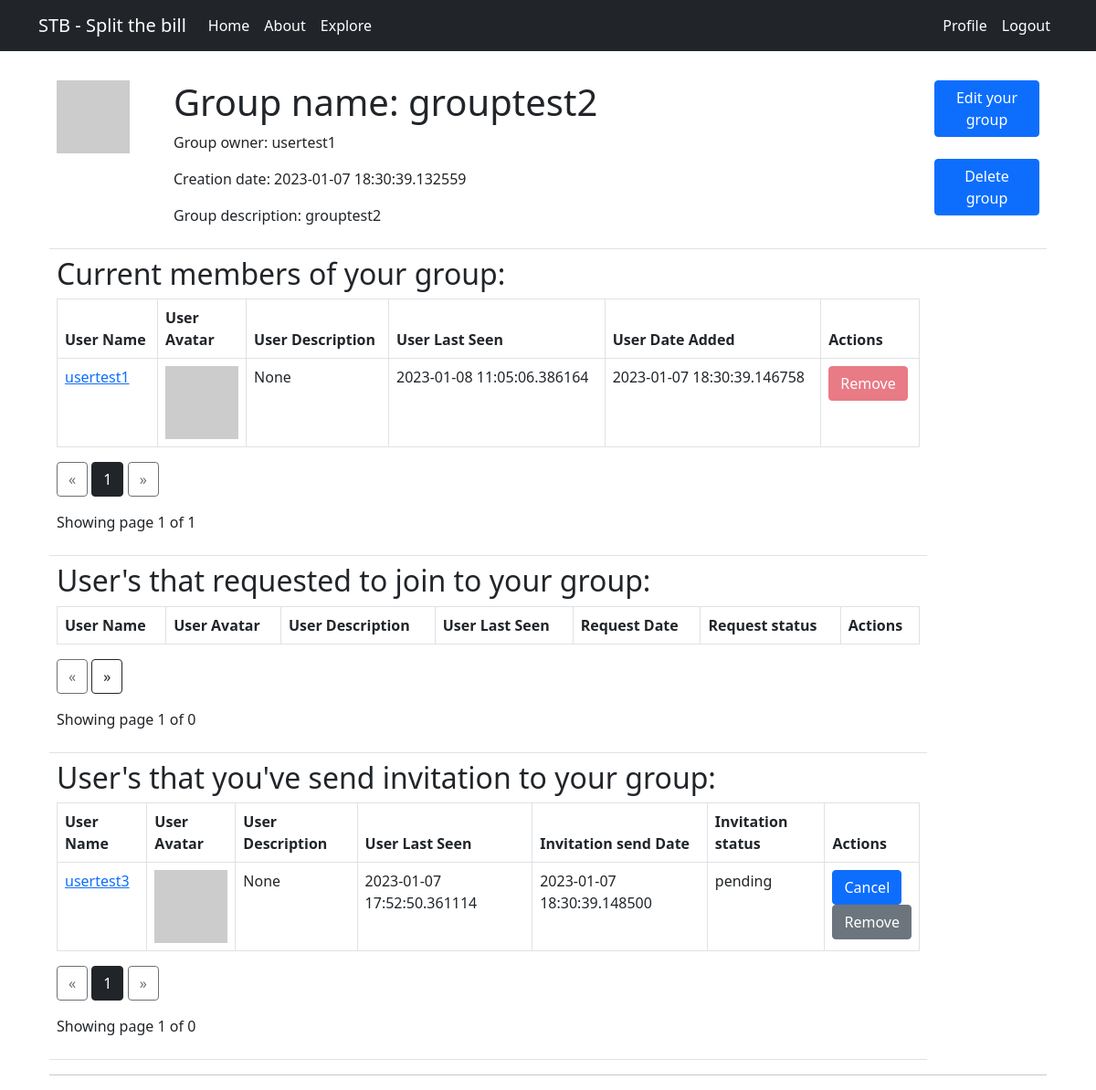
/group/grouptest2 (signed in), run on an earlier commit of the app's database.
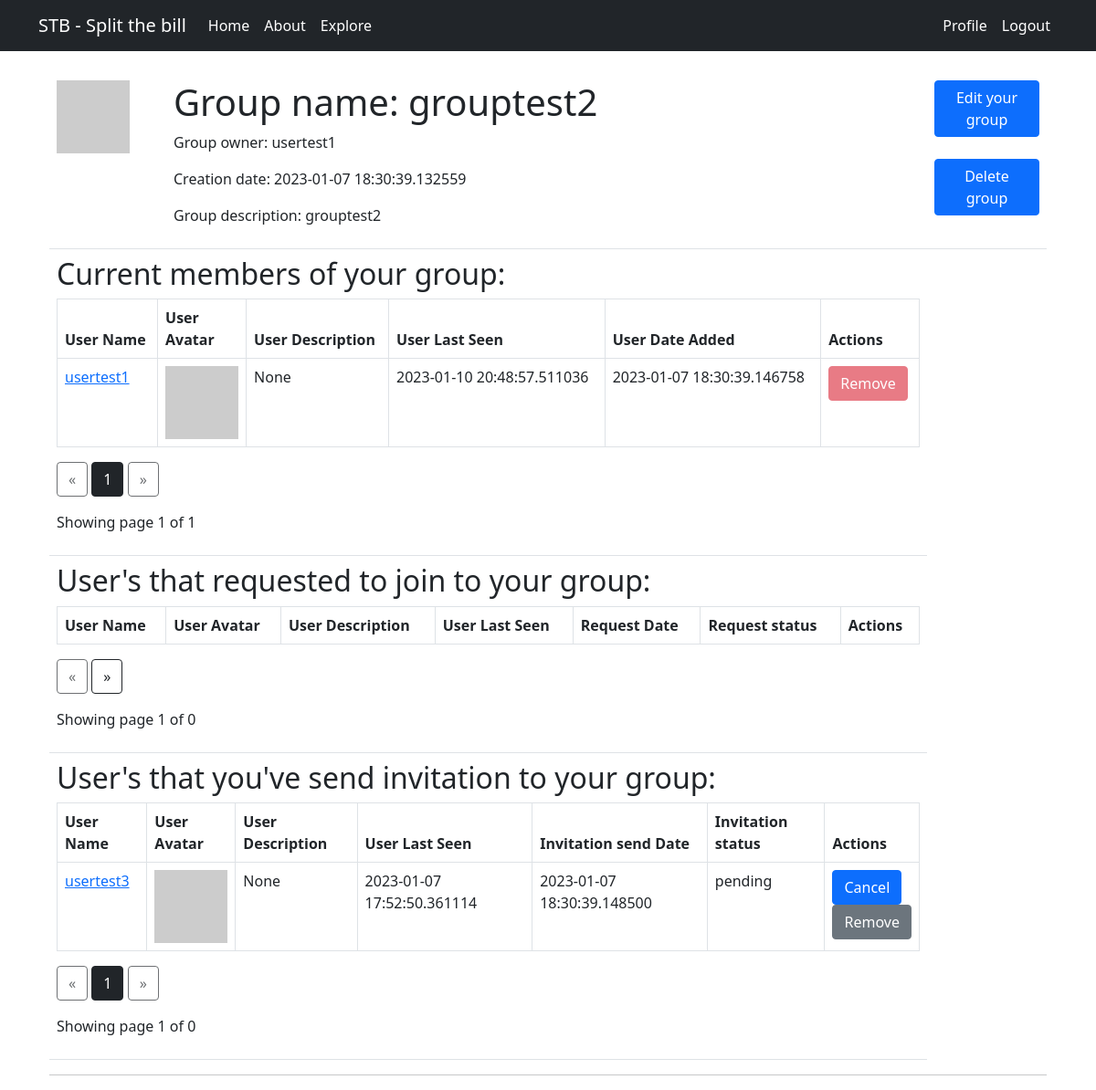
And on a later commit of the database.
### app/models.py (models this page shows, shortened)
class User(UserMixin, db.Model):
    id = db.Column(db.Integer, primary_key=True)
    username = db.Column(db.String(64), index=True, unique=True)
    email = db.Column(db.String(120), index=True, unique=True)
    password_hash = db.Column(db.String(128))
    about_me = db.Column(db.String(140))
    last_seen = db.Column(db.DateTime, default=datetime.utcnow)
    groups = db.relationship("Group", secondary="group_member", backref=db.backref("users", lazy=True,cascade="all, delete, delete-orphan", passive_deletes=True, single_parent=True))
    membership_requests = db.relationship("MembershipRequest", cascade="all, delete, delete-orphan", passive_deletes=True, single_parent=True, backref=db.backref("user", lazy=True))
    invitations = db.relationship("Invitation",cascade="all, delete, delete-orphan", passive_deletes=True, single_parent=True, backref=db.backref("user", lazy=True))
    def avatar(self, size):
        digest = md5(self.email.lower().encode("utf-8")).hexdigest()
        return f"https://avatars.dicebear.com/api/personas/{digest}.svg?size={size}"
    def date_joined(self, group):
        Membership = GroupMember.query.filter_by(user_id=self.id, group_id=group.id).first_or_404()
        return Membership.date_added

class Group(db.Model):
    id = db.Column(db.Integer, primary_key=True)
    name = db.Column(db.String(64), index=True, unique=True)
    owner_id = db.Column(db.Integer, db.ForeignKey("user.id", ondelete='CASCADE'))
    date_created = db.Column(db.DateTime, default=datetime.utcnow)
    description = db.Column(db.String(255))
    owner = db.relationship("User", foreign_keys=[owner_id], backref=db.backref("owned_groups", lazy=True, cascade="all, delete, delete-orphan", passive_deletes=True, single_parent=True))
    membership_requests = db.relationship("MembershipRequest", cascade="all, delete, delete-orphan", passive_deletes=True, single_parent=True, backref=db.backref("group", lazy=True))
    invitations = db.relationship("Invitation", cascade="all, delete, delete-orphan", passive_deletes=True, single_parent=True,  backref=db.backref("group", lazy=True))
    def avatar(self, size):
        digest = md5(self.description.lower().encode("utf-8")).hexdigest()
        return f"https://avatars.dicebear.com/api/identicon/{digest}.svg?size={size}"

class GroupMember(db.Model):
    id = db.Column(db.Integer, primary_key=True)
    group_id = db.Column(db.Integer, db.ForeignKey("group.id", ondelete='CASCADE'))
    user_id = db.Column(db.Integer, db.ForeignKey("user.id", ondelete='CASCADE'))
    date_added = db.Column(db.DateTime, default=datetime.utcnow)
    membership_status = db.Column(db.String(255))

### app/main/routes.py (the view)
@bp.route('/group/<groupname>', methods=['GET'])
@login_required
def group(groupname):
    group = Group.query.filter_by(name=groupname).first_or_404()
    if current_user.id == group.owner.id:
        page_user = request.args.get('page_user', 1, type=int)
        page_request = request.args.get('page_request', 1, type=int)
        page_invitation = request.args.get('page_invitation', 1, type=int)
        users_id = [user.id for user in group.users]
        group_users = User.query.filter(User.id.in_(users_id)).paginate(page=page_user, per_page=1)
        group_requests = MembershipRequest.query.filter_by(group_id=group.id).paginate(page=page_request, per_page=1)
        group_invitations = Invitation.query.filter_by(group_id=group.id).paginate(page=page_invitation, per_page=1)
        return render_template('group_admin.html', title='Group page', group=group, group_requests=group_requests, group_users=group_users, group_invitations=group_invitations)
    page_user = request.args.get('page_user', 1, type=int)
    users_id = [user.id for user in group.users]
    group_users = User.query.filter(User.id.in_(users_id)).paginate(page=page_user, per_page=1)
    return render_template('group.html', title='Group page', group=group, group_users=group_users)

### app/main/routes.py (called while the page is built)
@bp.before_request
def before_request():
    if current_user.is_authenticated:
        current_user.last_seen = datetime.utcnow()
        db.session.commit()

### app/models.py (called while the page is built)
@login.user_loader
def load_user(id):
    return User.query.get(int(id))

### app/templates/group_admin.html (shortened to what the changed rows need)
{% extends 'base.html' %}
{% block app_content %}
<div class="container">
    <table class="table table-hover">
        <tr>
            <td>
                <h1>Group name: {{ group.name }}</h1>
                <p>Group owner: {{ group.owner.username }}</p>
                <p>Creation date: {{ group.date_created }}</p>
                {% if group.description %}<p>Group description: {{ group.description }}</p>{% endif %}
            </td>
        </tr>
        <tr>
            <td colspan="2">
                <h2>Current members of your group:</h2>
                <table class="table table-bordered">
                    <thead>
                        <tr>
                            <th scope="col">User Name</th>
                            <th scope="col">User Avatar</th>
                            <th scope="col">User Description</th>
                            <th scope="col">User Last Seen</th>
                            <th scope="col">User Date Added</th>
                            <th scope="col">Actions</th>
                        </tr>
                    </thead>
                    {% for user in group_users.items%}
                    {% include '_user.html' %}
                    {% endfor %}
                </table>
            </td>
        </tr>
        <tr>
            <td colspan="2">
                <h2>User's that requested to join to your group:</h2>
                <table class="table table-bordered">
                    <thead>
                        <tr>
                            <th scope="col">User Name</th>
                            <th scope="col">User Avatar</th>
                            <th scope="col">User Description</th>
                            <th scope="col">User Last Seen</th>
                            <th scope="col">Request Date</th>
                            <th scope="col">Request status</th>
                            <th scope="col">Actions</th>
                        </tr>
                    </thead>
                </table>
            </td>
        </tr>
        <tr>
            <td colspan="2">
                <h2>User's that you've send invitation to your group:</h2>
                <table class="table table-bordered">
                    <thead>
                        <tr>
                            <th scope="col">User Name</th>
                            <th scope="col">User Avatar</th>
                            <th scope="col">User Description</th>
                            <th scope="col">User Last Seen</th>
                            <th scope="col">Invitation send Date</th>
                            <th scope="col">Invitation status</th>
                            <th scope="col">Actions</th>
                        </tr>
                    </thead>
                </table>
            </td>
        </tr>
    </table>
</div>
{% endblock %}

### app/templates/_user.html
<tbody>
    <tr>
        <td><a href="{{ url_for('main.user', username=user.username) }}">{{ user.username }}</a>
        </td>
        <td width="32px"><img src="{{ user.avatar(32) }}"></td>
        <td>{{ user.about_me }}</td>
        <td>{{ user.last_seen }}</td>
        <td>{{ user.date_joined(group) }}</td>
        {% if current_user.id == group.owner.id and not current_user.id == user.id %}
        <td>
            <form action="{{ url_for('main.remove_user', group_id=group.id, user_id=user.id) }}" method="POST">
                <button type="submit" class="btn btn-danger">Remove</button>
            </form>
        </td>
        {% elif current_user.id == group.owner.id and current_user.id == user.id %}
        <td>
            <form action="{{ url_for('main.remove_user', group_id=group.id, user_id=user.id) }}" method="POST">
                <button type="submit" class="btn btn-danger disabled">Remove</button>
            </form>
        </td>
        {% endif %}
    </tr>
</tbody>

What changed in the data, as far as the page shows it:
changed User "usertest1": last_seen "2023-01-08 11:05:06.386164" → "2023-01-10 20:48:57.511036"
